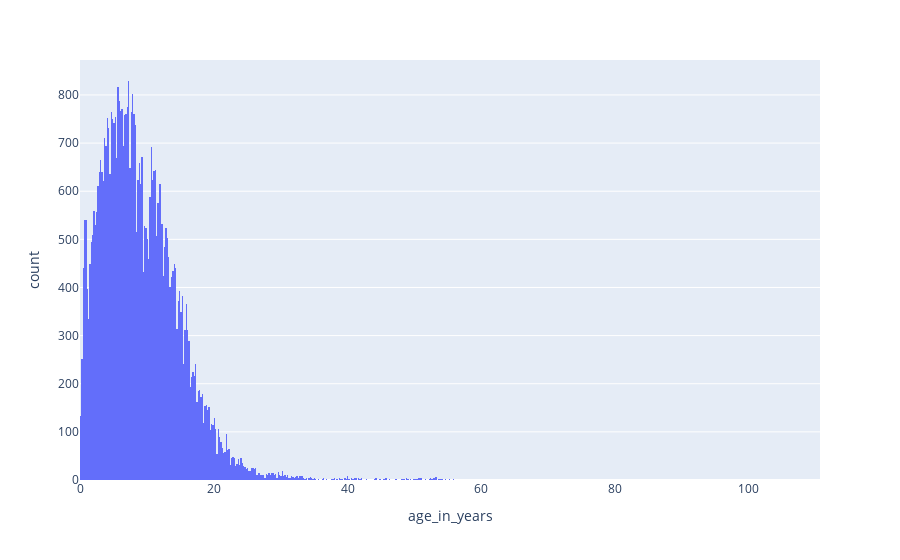

This figure's notebook cell:
### Code cell
fig = px.histogram(df, x="age_in_years")
fig.show()

### Figure 1 — Plotly figure (JSON) as saved in the notebook; plotly's stock layout.template omitted (floating-point values rounded to 4 significant figures; data arrays with more than 128 entries replaced by an {"elided": "..."} marker saying what was removed)
{"data": [{"alignmentgroup": "True", "bingroup": "x", "hovertemplate": "age_in_years=%{x}<br>count=%{y}<extra></extra>", "legendgroup": "", "marker": {"color": "#636efa", "pattern": {"shape": ""}}, "name": "", "offsetgroup": "", "orientation": "v", "showlegend": false, "type": "histogram", "x": {"elided": "51446 float values"}, "xaxis": "x", "yaxis": "y"}], "layout": {"barmode": "relative", "legend": {"tracegroupgap": 0}, "margin": {"t": 60}, "xaxis": {"anchor": "y", "domain": [0, 1], "title": {"text": "age_in_years"}}, "yaxis": {"anchor": "x", "domain": [0, 1], "title": {"text": "count"}}}}
